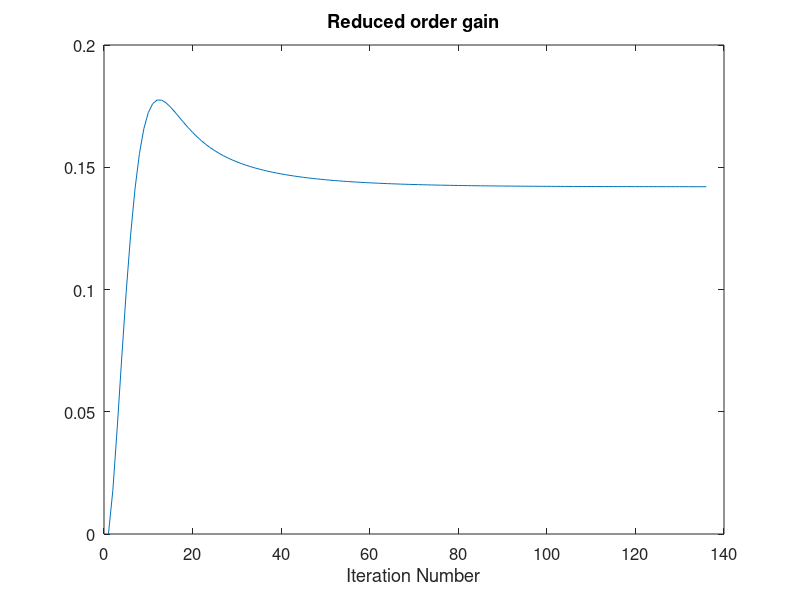
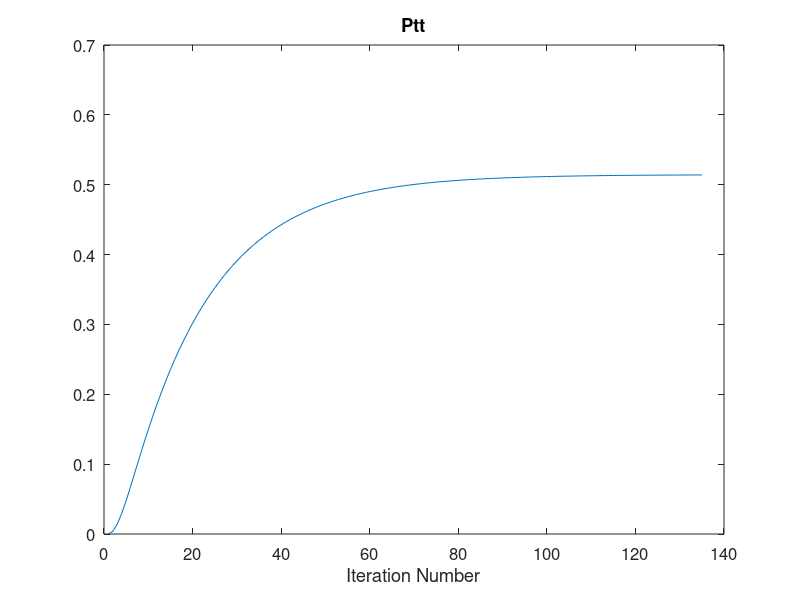
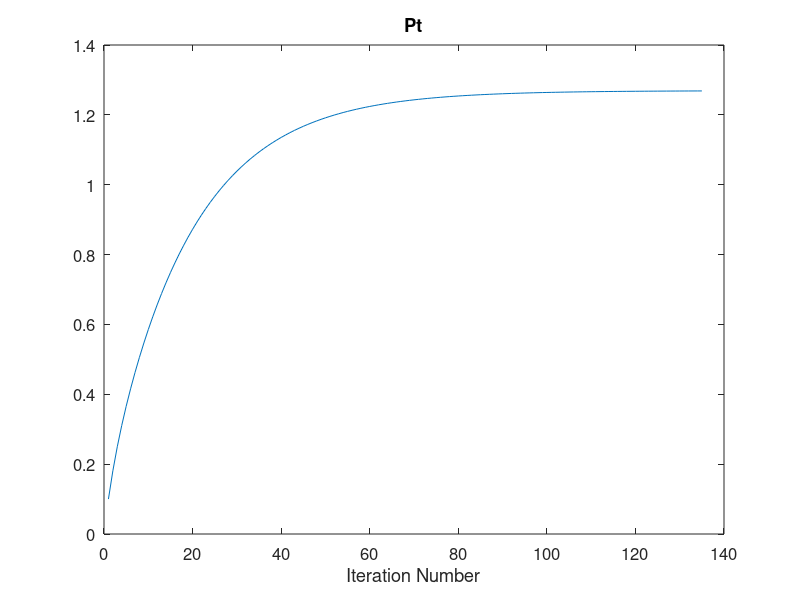
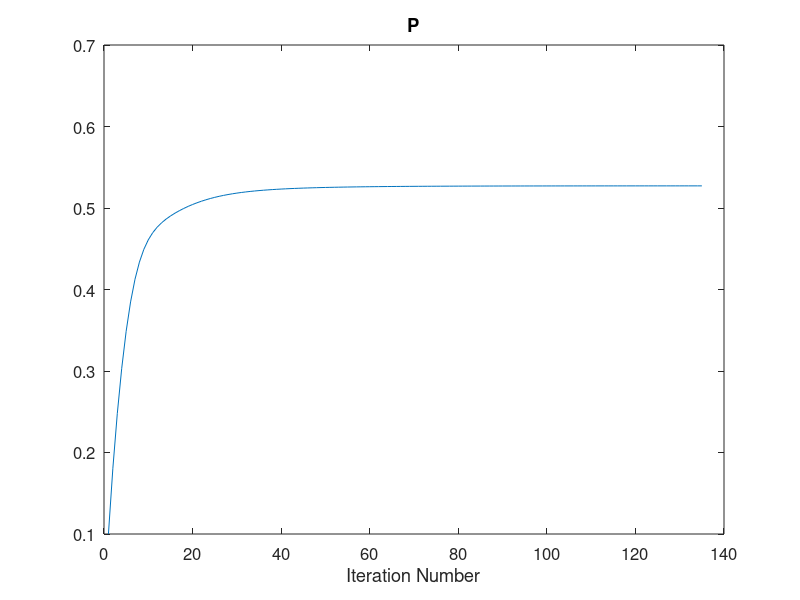

The MATLAB source for these figures, in order:
function Reduced

% Reduced order Kalman filter simulation.
% Estimate the first state of a two-state system.

F = [.9 .1; .2 .7]; % System matrix
%F = [1.1 -.1; .2 .7]; % System matrix
Lambda1 = 1;
Lambda2 = 0;
Q = 0.1; % Process noise covariance
H1 = 0;
H2 = 1;
R = 1; % Measurement noise covariance

Lambda = [Lambda1; Lambda2]; % Noise input matrix
H = [H1 H2]; % Measurement matrix

Ktol = 0.00001; % tolerance for convergence of gain to steady state
NumSteps = 50; % number of simulation steps

close all; % close all figures

% Iteratively compute the steady state reduced filter Kalman gain
P = 0;
PIt = 0;
PItOld = 0;
PItt = 0;
PIttOld = 0;
Ptt = 0;
Pt = 0;
Sigma = 0;
K = 0;

x = [0; 0]; % Initial state vector
xhat = [0; 0]; % Initial state estimate
xhatReduced = 0; % Initial reduced order state estimate
Pplus = [0 0; 0 0]; % Initial Kalman filter estimation error covariance
I = eye(2); % Identity matrix
ErrArray = [x - xhat]; % Array of Kalman filter estimation errors
ErrReducedArray = [x(1) - xhatReduced]; % Array of reduced order filter estimation errors
x1Array = [x(1)];
xhatReducedArray = [x(1)];
KArray = [];
PttArray = [];
PtArray = [];
PArray = [];
SigmaArray = [];

randn('state', sum(100*clock)); % initialize the random number generator

% Try to find a steady state reduced order gain.
temp1 = H1 * F(1,2) + H2 * F(2,2);
temp2 = H1 * Lambda1 + H2 * Lambda2;
for k = 1 : 200
   A = H1 * F(1,1) * P * F(1,1)' * H1';
   A = A + H1 * F(1,1) * Sigma * temp1';
   A = A + temp1 * Sigma' * F(1,1) * H1';
   A = A - H1 * F(1,1) * PItt * temp1';
   A = A - temp1 * PItt' * F(1,1) * H1';
   A = A + H1 * F(1,1) * Pt * F(2,1) * H2';
   A = A + H2 * F(2,1) * Pt * F(1,1) * H1';
   A = A - H1 * F(1,1) * PIt * F(2,1) * H2';
   A = A - H2 * F(2,1) * PIt * F(1,1) * H1';   
   A = A + temp1 * Ptt * temp1';
   A = A + temp1 * Sigma' * F(2,1) * H2';
   A = A + H2 * F(2,1) * Sigma * temp1';
   A = A + H2 * F(2,1) * Pt * F(2,1) * H2';
   A = A + R;
   A = A + temp2 * Q * temp2';
      
   B = F(1,1) * P * F(1,1) * H1';
   B = B + F(1,2) * Sigma' * F(1,1) * H1';
   B = B + F(1,1) * Sigma * temp1';
   B = B - F(1,2) * PItt' * F(1,1) * H1';
   B = B - F(1,1) * PItt * temp1';   
   B = B + F(1,1) * Pt * F(2,1) * H2';
   B = B - F(1,1) * PIt * F(2,1) * H2';
   B = B + F(1,2) * Ptt * temp1';
   B = B + F(1,2) * Sigma' * F(2,1) * H2';
   B = B + Lambda1 * Q * temp2';

   KOld = K;
   K = B * inv(A);
   
   KArray = [KArray K];
   if (k > 3) & (abs((K - KOld) / K) < Ktol)
      break;
   end
      
   PIttOld = PItt;
   PItt = (1 - K * H1) * F(1,1) * (PIt * F(2,1) + PItt * F(2,2));
   PItt = PItt + K * (H1 * F(1,1) + H2 * F(2,1)) * (Pt * F(2,1) + Sigma * F(2,2));
   PItt = PItt + K * temp1 * (Sigma' * F(2,1) + Ptt * F(2,2));
   PItt = PItt + K * temp2 * Q * Lambda2';
   
   PItOld = PIt;
   PIt = (1 - K * H1) * F(1,1) * (PIt * F(1,1) + PIttOld * F(1,2));
   PIt = PIt + K * (H1 * F(1,1) + H2 * F(2,1)) * (Pt * F(1,1) + Sigma * F(1,2));
   PIt = PIt + K * temp1 * (Sigma' * F(1,1) + Ptt * F(1,2));
   PIt = PIt + K * temp2 * Q * Lambda1';
   
   temp3 = F(1,2) - K * H1 * F(1,2) - K * H2 * F(2,2);
   P = (1 - K * H1)^2 * F(1,1)^2 * P;
   P = P + 2 * (1 - K * H1) * F(1,1) * Sigma * temp3;
   P = P - 2 * (1 - K * H1) * F(1,1) * PIttOld * temp3;
   P = P - 2 * (1 - K * H1) * F(1,1) * Pt * F(2,1) * H2' * K';
   P = P + 2 * (1 - K * H1) * F(1,1) * PItOld * F(2,1) * H2' * K';   
   P = P + temp3^2 * Ptt;
   P = P - 2 * temp3 * Sigma' * F(2,1) * H2' * K;
   P = P + K^2 * H2^2 * F(2,1)^2 * Pt;
   P = P + K^2 * R;
   P = P + (Lambda1 - K * H1 * Lambda1 - K * H2 * Lambda2)^2 * Q;
   
   PttOld = Ptt;
   PtOld = Pt;
   SigmaOld = Sigma;
   
   Ptt = F(2,1)^2 * Pt + 2 * F(2,1) * Sigma * F(2,2) + F(2,2)^2 * Ptt + Lambda2^2 * Q;
   Pt = F(1,1)^2 * Pt + 2 * F(1,1) * Sigma * F(1,2) + F(1,2)^2 * PttOld + Lambda1^2 * Q;
   Sigma = F(1,1) * PtOld * F(2,1) + F(1,1) * SigmaOld * F(2,2);
   Sigma = Sigma + F(1,2) * SigmaOld * F(2,1) + F(1,2) * PttOld * F(2,2);
   Sigma = Sigma + Lambda1 * Q * Lambda2;
   
   PttArray = [PttArray Ptt];
   PtArray = [PtArray Pt];
   PArray = [PArray P];
   SigmaArray = [SigmaArray Sigma];
   
end

figure; plot(KArray); title('Reduced order gain', 'FontSize', 12); 
set(gca,'FontSize',12); set(gcf,'Color','White');
xlabel('Iteration Number');

if abs((K - KOld) / K) > Ktol
   disp('Reduced order Kalman gain did not converge to a steady state value');
   return;
end

for k = 1 : NumSteps
   % System simultion
   x = F * x + Lambda * sqrt(Q) * randn;
   z = H * x + sqrt(R) * randn;
   % Full order Kalman filter simulation (time varying)
   Pminus = F * Pplus * F' + Lambda * Q * Lambda';
   KStd = Pminus * H' * inv(H * Pminus * H' + R);
   xhat = F * xhat;
   xhat = xhat + KStd  * (z - H * xhat);
   Pplus = (I - KStd  * H) * Pminus * (I - KStd  * H)' + KStd  * R * KStd';
   % Reduced order Kalman filter simulation (steady state)
   xhatReduced = F(1,1) * xhatReduced + K * (z - H1 * F(1,1) * xhatReduced);
   % Save data for plotting
   x1Array = [x1Array x(1)];
   xhatReducedArray = [xhatReducedArray xhatReduced ];
   ErrArray = [ErrArray x-xhat];
   ErrReducedArray = [ErrReducedArray x(1)-xhatReduced];
end

% Compute estimation errors
Err = sqrt(norm(ErrArray(1,:))^2 / size(ErrArray,2));
disp(['Full order estimation std dev (analytical and experimental) = ',num2str(sqrt(Pplus(1,1))),', ',num2str(Err)]);
ErrReduced = sqrt(norm(ErrReducedArray(1,:))^2 / size(ErrReducedArray,2));
disp(['Reduced order estimation std dev (analytical and experimental) = ',num2str(sqrt(P)),', ',num2str(ErrReduced)]);

% Plot results
k = 0 : NumSteps;
figure; plot(PttArray); title('Ptt', 'FontSize', 12);
set(gca,'FontSize',12); set(gcf,'Color','White');
xlabel('Iteration Number');
figure; plot(PtArray); title('Pt', 'FontSize', 12);
set(gca,'FontSize',12); set(gcf,'Color','White');
xlabel('Iteration Number');
figure; plot(PArray); title('P', 'FontSize', 12);
set(gca,'FontSize',12); set(gcf,'Color','White');
xlabel('Iteration Number');
figure; plot(SigmaArray); title('Sigma', 'FontSize', 12);
set(gca,'FontSize',12); set(gcf,'Color','White');
xlabel('Iteration Number');
figure; plot(k,ErrArray(1,:),'r:');
hold on;
plot(k,ErrReducedArray, 'b');
set(gca,'FontSize',12); set(gcf,'Color','White');
xlabel('Time Step');
legend('Std Kalman filter error', 'Reduced filter error');
